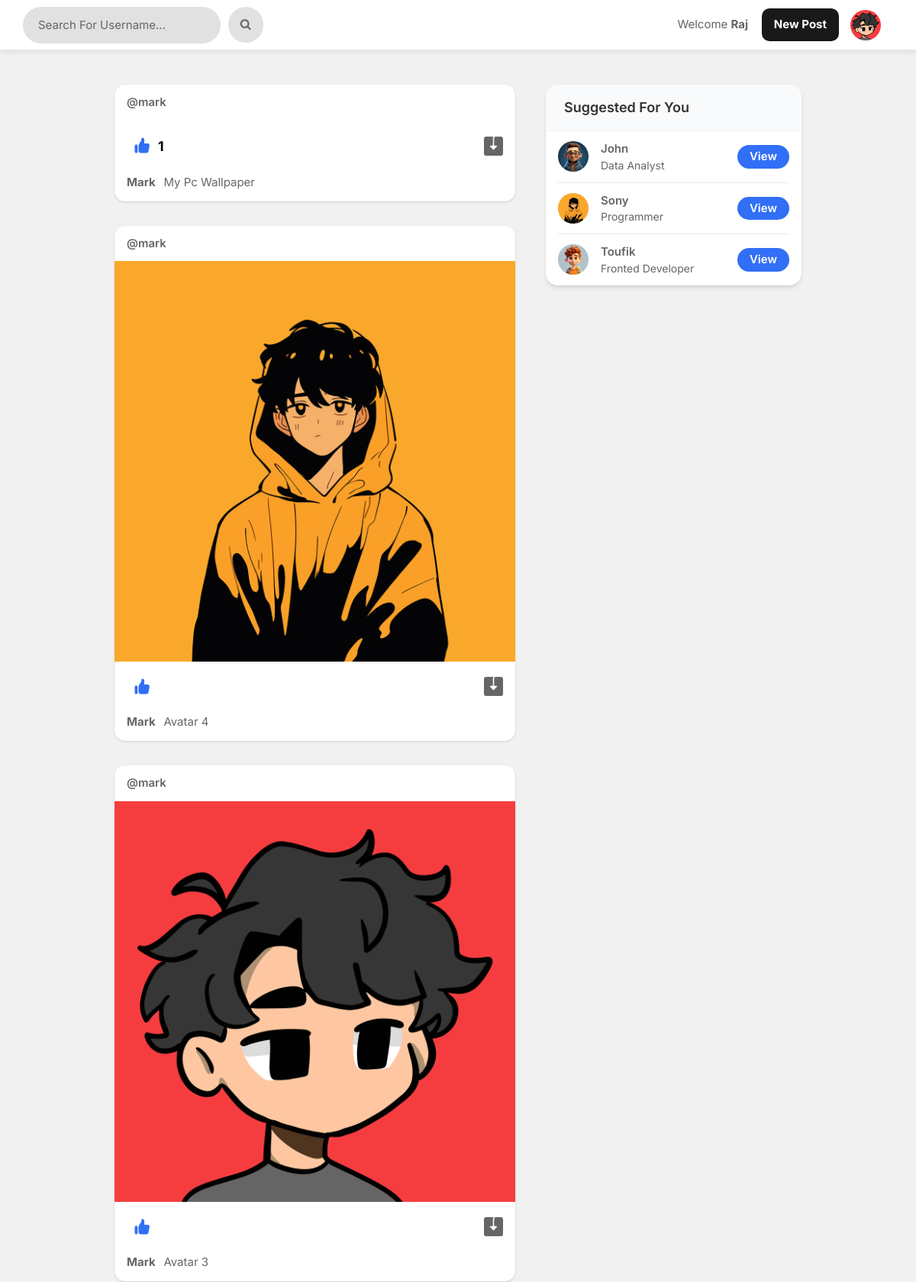
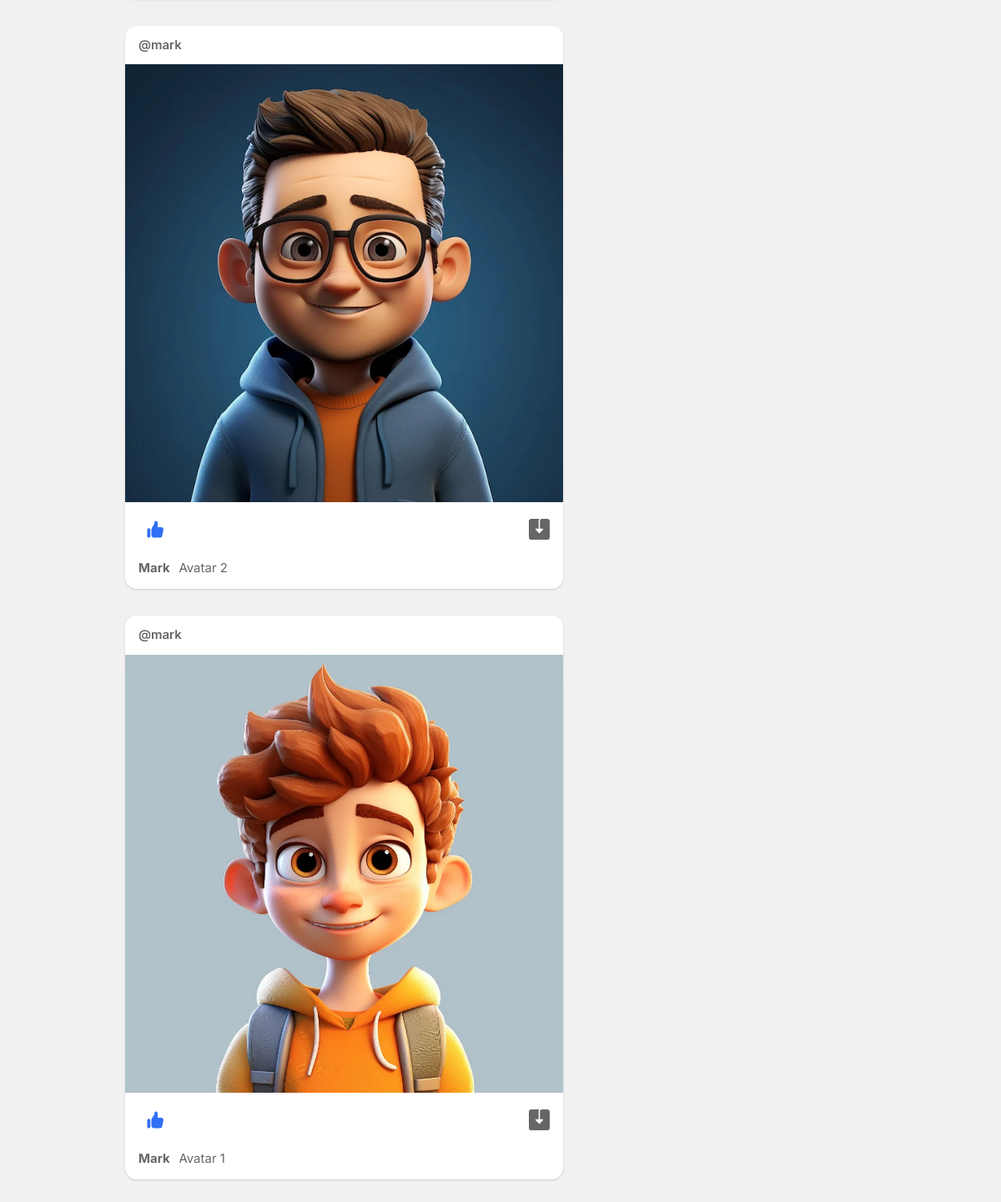
Screenshot of / (signed in) with the database file from the repository (2 pictures, top to bottom).
### app/models.py (models this page shows, shortened)
class Profile(models.Model):
    user = models.ForeignKey(User, on_delete=models.CASCADE)
    id_user = models.IntegerField()
    bio = models.TextField(blank=True)
    profileimg = models.ImageField(upload_to='profileImages', default='blank-profile-picture.png')
    location = models.CharField(max_length=100, blank=True)

class Post(models.Model):
    id = models.UUIDField(primary_key=True, default=uuid.uuid4)
    user = models.CharField(max_length=100)
    image = models.ImageField(upload_to='postImages')
    caption = models.TextField()
    created_at = models.DateTimeField(default=datetime.now)
    no_of_likes = models.IntegerField(default=0)

### app/views.py (the view)
# urls.py: path('', views.index, name='index'),
@login_required(login_url='signin')
def index(request):
    user_object = User.objects.get(username=request.user.username)
    user_profile = Profile.objects.get(user=user_object)
    user_following_list = []
    feed = []
    user_following = FollowersCount.objects.filter(follower=request.user.username)
    for users in user_following:
        user_following_list.append(users.user)
    for usernames in user_following_list:
        feed_lists = Post.objects.filter(user=usernames)
        feed.append(feed_lists)
    feed_list = list(chain(*feed))
    all_users = User.objects.all()
    user_following_all = []
    for user in user_following:
        user_list = User.objects.get(username=user.user)
        user_following_all.append(user_list)
    new_suggestions_list = [x for x in list(all_users) if (x not in list(user_following_all))]
    current_user = User.objects.filter(username=request.user.username)
    final_suggestions_list = [x for x in list(new_suggestions_list) if ( x not in list(current_user))]
    random.shuffle(final_suggestions_list)
    username_profile = []
    username_profile_list = []
    for users in final_suggestions_list:
        username_profile.append(users.id)
    for ids in username_profile:
        profile_lists = Profile.objects.filter(id_user=ids)
        username_profile_list.append(profile_lists)
    suggestions_username_profile_list = list(chain(*username_profile_list))
    return render(request, 'index.html', {'user_profile': user_profile, 'posts':feed_list, 'suggestions_username_profile_list': suggestions_username_profile_list[:4]})

### templates/index.html (shortened to what this page needs)
{% load static %}
<!DOCTYPE html>
<html lang="en">
<head>
    <link rel="stylesheet" href="{% static 'assets/css/uikit.css' %}">
    <link rel="stylesheet" href="{% static 'assets/css/style.css' %}">
    <link rel="stylesheet" href="{% static 'assets/css/tailwind.css' %}">
    <link rel="stylesheet" href="{% static 'assets/css/index.css' %}">
    <link rel="stylesheet" href="https://cdnjs.cloudflare.com/ajax/libs/font-awesome/4.7.0/css/font-awesome.min.css">
</head>
<body>
    <header>
        <div class="header_inner">
            <form action="/search" method="POST">
                <div class="left-side">
                    <input class="shadow-none" type="text" name="username" placeholder="Search For Username...">&nbsp;
                    <button type="submit"><i class="fa fa-search fa-1x"></i></button>
                </div>
            </form>
            <div class="right-side lg:pr-4">
                <a href="#" class="user_username">
                    Welcome <b name="" class="">{{user.username}}&nbsp; &nbsp; &nbsp;</b>
                </a>
                <a href="#" class="flex font-bold inline-block items-center upload_btn">
                    New Post
                </a>
                <a href="#">
                    <img src="{{user_profile.profileimg.url}}" class="header-avatar" alt="">
                </a>
            </div>
        </div>
    </header>
    <div class="container m-auto">
        <div class="lg:flex justify-center lg:space-x-10 lg:space-y-0 space-y-5">
            <div class="space-y-5 flex-shrink-0 lg:w-7/12">
                {% for post in posts reversed %}
                <div class="bg-white shadow rounded-md  -mx-2 lg:mx-0 post_box">
                    <div class="flex justify-between items-center px-4 py-3">
                        <div class="flex flex-1 items-center space-x-4">
                            <span class="block font-semibold "><a
                                    href="/profile/{{post.user}}">@{{post.user}}</a></span>
                        </div>
                    </div>
                    <div uk-lightbox>
                        <a href="{{post.image.url}}">
                            <img src="{{post.image.url}}" alt="">
                        </a>
                    </div>
                    <div class="py-3 px-4 space-y-3">
                        <div class="flex space-x-4 lg:font-bold">
                            <a href="/like-post?post_id={{post.id}}" class="flex items-center space-x-2">
                                <div class="p-2 rounded-full text-black likes_count">
                                    {% if post.no_of_likes == 0 %}
                                    {% elif post.no_of_likes == 1 %}
                                    <p>{{post.no_of_likes}}</p>
                                    {% else %}
                                    <p>{{post.no_of_likes}}</p>
                                    {% endif %}
                                </div>
                            </a>
                            <a href="{{post.image.url}}" class="flex items-center space-x-2 flex-1 justify-end"
                                download>
                            </a>
                        </div>
                        <p>
                            <a class="user_caption"
                                href="/profile/{{post.user}}"><strong>{{post.user}}&nbsp;&nbsp;&nbsp;</strong></a>{{post.caption}}
                        </p>
                    </div>
                </div>
                {% endfor %}
            </div>
            <div class="lg:w-5/12">
                <div class="bg-white  shadow-md rounded-md overflow-hidden user_sugg">
                    <div class="bg-gray-50  border-b border-gray-100 flex items-baseline justify-between py-4 px-6 ">
                        <h2 class="font-semibold text-lg">Suggested For You</h2>
                    </div>
                    <div class="divide-gray-300 divide-gray-50 divide-opacity-50 divide-y px-4">
                        {% for suggestion in suggestions_username_profile_list %}
                        <div class="flex items-center justify-between py-3">
                            <div class="flex flex-1 items-center space-x-4">
                                <a href="/profile/{{suggestion.user}}">
                                    <img src="{{suggestion.profileimg.url}}" class="bg-gray-200 rounded-full w-10 h-10">
                                </a>
                                <div class="flex flex-col">
                                    <span class="block capitalize font-semibold">{{suggestion.user}}</span>
                                    <span class="block capitalize text-sm">{{suggestion.bio}}</span>
                                </div>
                            </div>
                            <a href="/profile/{{suggestion.user}}" class="font-semibold px-4 py-1 view_btn">
                                View
                            </a>
                        </div>
                        {% endfor %}
                    </div>
                </div>
            </div>
        </div>
    </div>
</body>
</html>

### static/assets/css/style.css (style rules this page uses)
body { background-color: #B0B3B8 !important; }
button { vertical-align: middle; }
input { height: 48px; line-height: 48px; padding: 0 20px; outline: none; font-size: 15px; color: #808080; max-width: 100%; width: 100%; -webkit-box-sizing: border-box; box-sizing: border-box; display: block; font-weight: 400; opacity: 1; border-radius: 4px; border: none; -webkit-box-shadow: 0 1px 4px 0px rgba(0, 0, 0, 0.12); box-shadow: 0 1px 4px 0px rgba(0, 0, 0, 0.12); }
input[type="text"], input[type="password"], input[type="email"], input[type="number"] { height: 48px; line-height: 48px; padding: 0 20px; outline: none; font-size: 15px; color: #808080; max-width: 100%; width: 100%; -webkit-box-sizing: border-box; box-sizing: border-box; display: block; font-weight: 400; opacity: 1; border-radius: 4px; border: none; -webkit-box-shadow: 0 1px 4px 0px rgba(0, 0, 0, 0.12); box-shadow: 0 1px 4px 0px rgba(0, 0, 0, 0.12); }
input { -webkit-transition: all 0.1s ease-in-out; transition: all 0.1s ease-in-out; }
::placeholder { color: #808080; opacity: 1; }
button { border: none; margin: 0; padding: 0; width: auto; overflow: visible; background: transparent; color: inherit; font: inherit; line-height: normal; cursor: pointer; }
a { color: #be185d; -webkit-transition: 0.3s; transition: 0.3s; outline: none !important; }
button { outline: none !important; }
img { max-width: 100%; }
body { color: #666; font-size: 15px; line-height: 27px; background-color: #f0f2f5; font-family: "Inter", sans-serif; text-transform: none; }
body p { font-size: 15px; line-height: 27px; }
h1, h2, h3, h4, h5, h6 { font-family: "Inter", sans-serif; text-transform: none; }
input[type="text"], input[type="password"], input[type="email"] { font-family: "Inter", sans-serif; text-transform: none; }
button, body .pac-container { font-family: "Inter", sans-serif; text-transform: none; }
h1, h2, h3, h4, h5, h6 { color: #333; font-weight: 500; margin: 0; padding: 0; }
h2 { font-size: 26px; }
b, strong { font-weight: 700 !important; }
@media (min-width: 1024px) { .container { max-width: 900px !important; padding-top: 45px; } }
header { background-color: #fff; left: 0; right: 0; top: 0; z-index: 99; height: 66px; display: -webkit-box; display: -ms-flexbox; display: flex; -webkit-box-align: center; -ms-flex-align: center; align-items: center; border-bottom: 1px solid #e5e7eb; }
header .header_inner { display: -webkit-box; display: -ms-flexbox; display: flex; -webkit-box-align: center; -ms-flex-align: center; align-items: center; max-width: 1090px; margin: auto; width: 100%; max-width: 100% !important; padding: 0 30px; }
header .header_inner .left-side { display: -webkit-box; display: -ms-flexbox; display: flex; -webkit-box-align: center; -ms-flex-align: center; align-items: center; }
header .header_inner .right-side { display: -webkit-box; display: -ms-flexbox; display: flex; -webkit-box-align: center; -ms-flex-align: center; align-items: center; -webkit-box-pack: end; -ms-flex-pack: end; justify-content: flex-end; margin-left: auto; }
header .header_inner .right-side .header-avatar { width: 32px; height: 32px; border-radius: 100%; margin-left: 15px; }
.shadow-none { -webkit-box-shadow: none !important; box-shadow: none !important; }

### static/assets/css/index.css (style rules this page uses)
body { background-color: #f1f1f1 !important; }
header { position: sticky; box-shadow: 0px 1px 9px rgba(0, 0, 0, 0.1); }
.left-side input { background-color: rgb(225, 225, 225); border-radius: 100px; color: rgb(0, 0, 0) !important; }
.left-side input::placeholder { color: rgb(100, 100, 100) !important; }
.left-side button { padding-top: .75rem; padding-bottom: .75rem; padding-left: 1rem; padding-right: 1rem; background-color: red; border-radius: 50px; background-color: rgb(225, 225, 225); }
.user_username { text-transform: capitalize; }
.upload_btn { padding-top: .625rem; padding-bottom: .625rem; padding-right: 1rem; padding-left: 1rem; background-color: rgb(25, 25, 25); color: white !important; border-radius: .625rem; transition: .3s; }
.header-avatar { width: 2.5rem !important; height: 2.5rem !important; }
.likes_count { display: flex; }
.likes_count p { font-size: 1.1rem; margin-left: .5rem; }
.like_logo { color: #316FF6; }
.user_sugg { border-radius: 1rem; }
.post_box { border-radius: .875rem; margin-bottom: 2rem !important; }
.user_caption { text-transform: capitalize; }
.view_btn { background-color: #316FF6; border-radius: 3rem; color: white; transition: .3s; }

### rows the page displays
Profile: profileimg (picture)
Post: user "mark", no_of_likes "1", user "Mark", caption "My Pc Wallpaper"
Post: user "mark", image (picture), user "Mark", caption "Avatar 4"
Post: user "mark", image (picture), user "Mark", caption "Avatar 3"
Post: user "mark", image (picture), user "Mark", caption "Avatar 2"
Post: user "mark", image (picture), user "Mark", caption "Avatar 1"
Profile: profileimg (picture), user "John", bio "Data Analyst"
Profile: profileimg (picture), user "Sony", bio "Programmer"
Profile: profileimg (picture), user "Toufik", bio "Fronted Developer"

### other values shown
{{ user.username }} "Raj"
